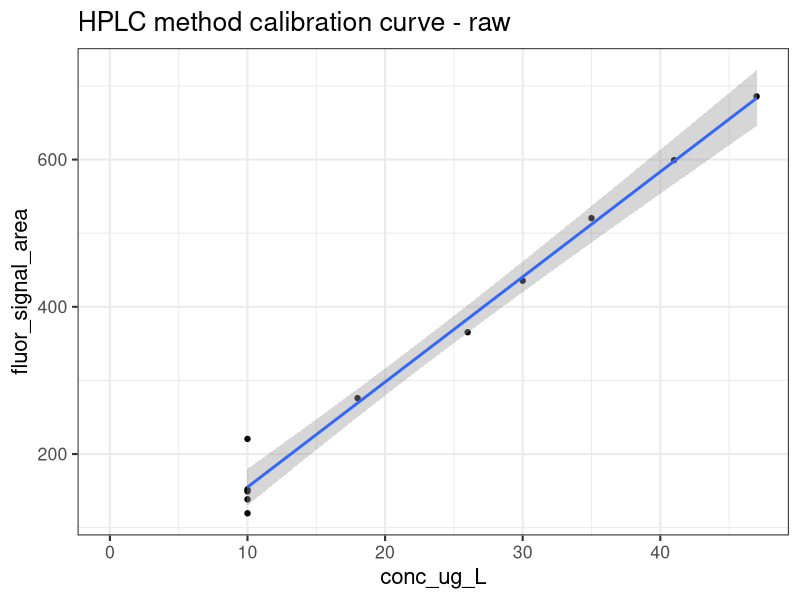
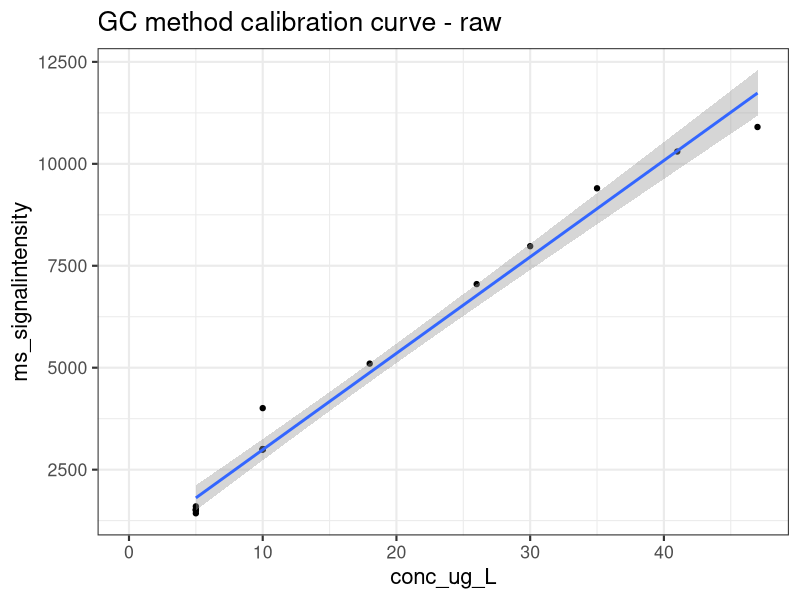
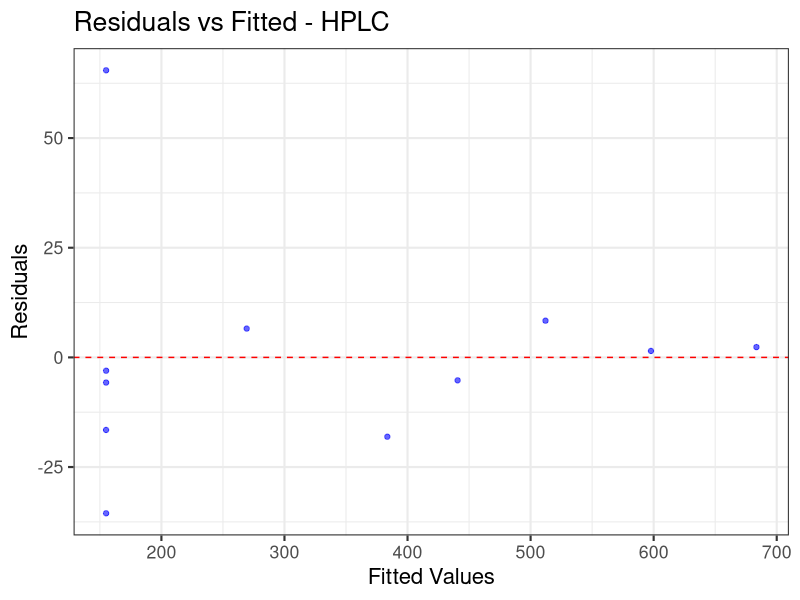
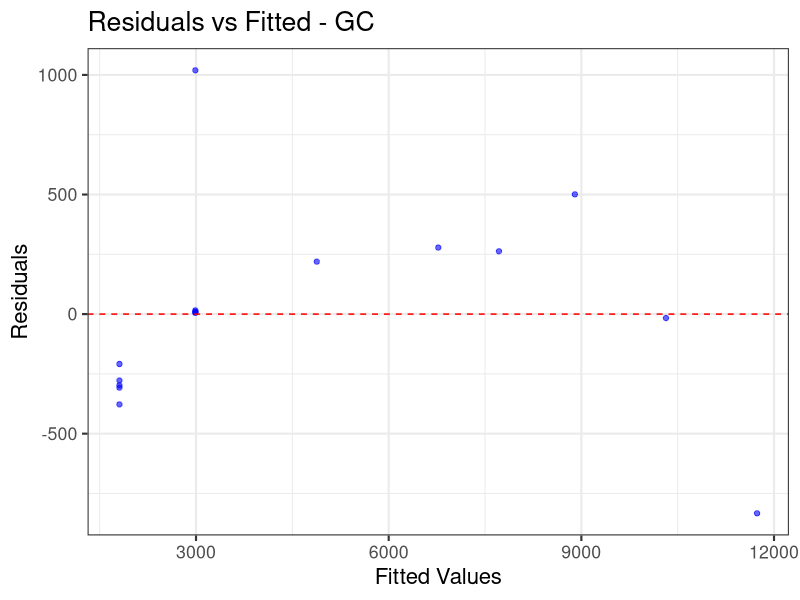
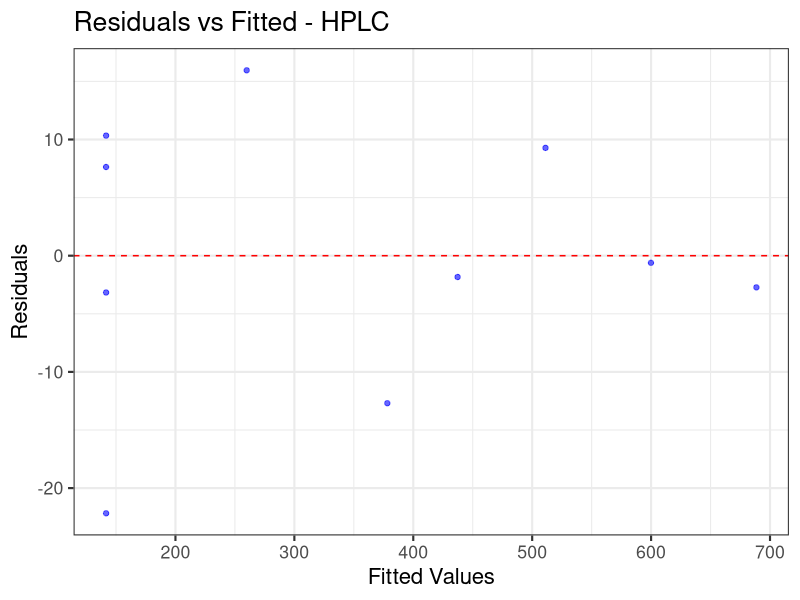
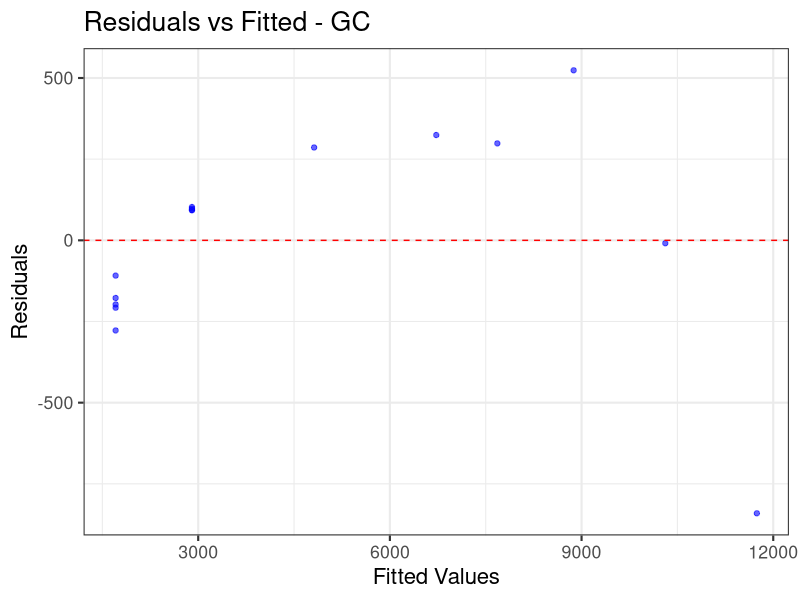
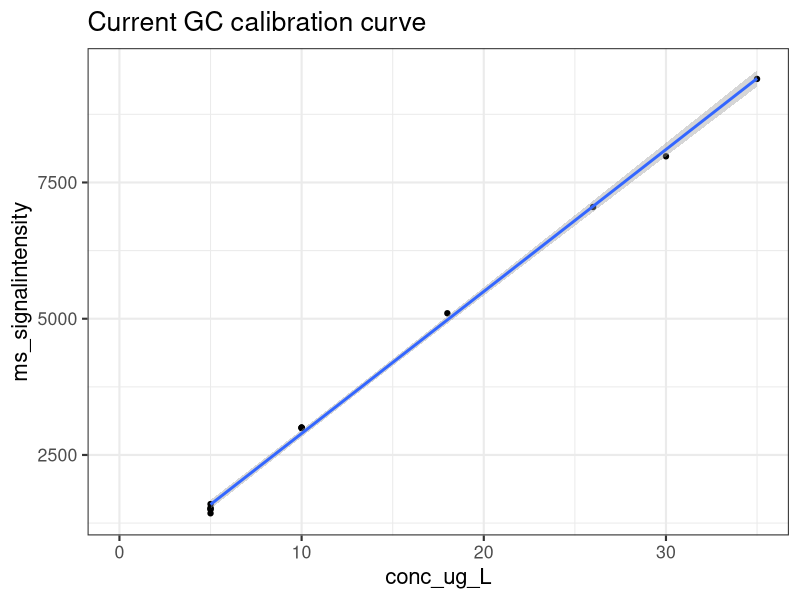
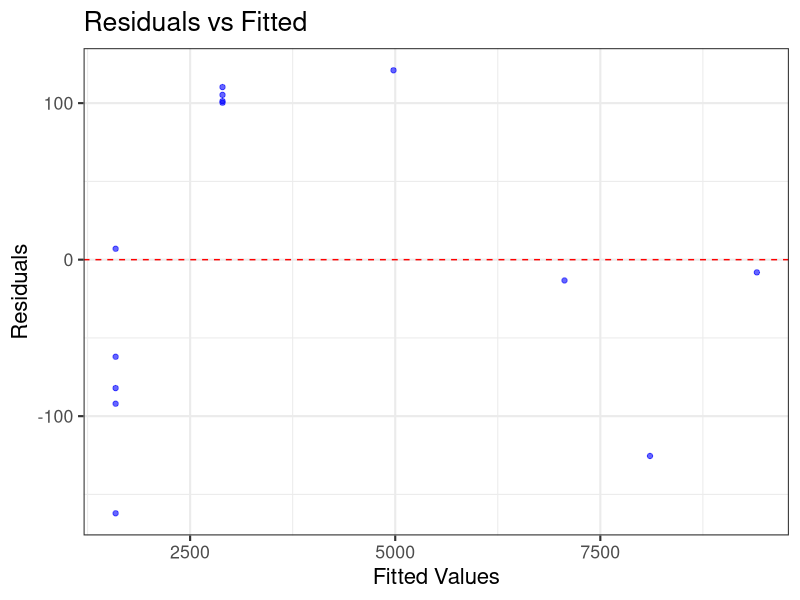

Recreate these plots in R, in order.
## ---- chunk 1
knitr::opts_chunk$set(echo = TRUE)
library("kableExtra") 
library(ggplot2)
library(tidyverse)
## ---- chunk 2
calibration <- read.csv("EC_calibration.csv")
## ---- chunk 3
# here is our calibration curve for the HPLC data
ggplot(calibration, aes(conc_ug_L, fluor_signal_area)) + 
  geom_point()+
  geom_smooth(method = "lm")+
  theme_bw(base_size = 16)+
  ggtitle("HPLC method calibration curve - raw")

# write some code here to plot the GC calibration curve!

ggplot(calibration,aes(conc_ug_L,ms_signalintensity))+geom_point()+
  geom_smooth(method = "lm")+
  theme_bw(base_size = 16)+
  ggtitle("GC method calibration curve - raw")


## ---- chunk 4
# Example using HPLC method
# We first want to fit our data with a linear model using the function lm()

fit_HPLC <- lm(fluor_signal_area ~ conc_ug_L, calibration)

#then we plot the output of the residuals calculated by that model
ggplot(fit_HPLC, aes(x = .fitted, y = .resid)) +
  geom_point(color = "blue", alpha = 0.6) +
  geom_hline(yintercept = 0, linetype = "dashed", color = "red") +
  labs(title = "Residuals vs Fitted - HPLC", x = "Fitted Values", y = "Residuals") +
  theme_bw(base_size = 16)


#now do the same for the GC method!
fit_GC <- lm(ms_signalintensity ~ conc_ug_L, calibration)
ggplot(fit_GC, aes(x = .fitted, y = .resid)) +
  geom_point(color = "blue", alpha = 0.6) +
  geom_hline(yintercept = 0, linetype = "dashed", color = "red") +
  labs(title = "Residuals vs Fitted - GC", x = "Fitted Values", y = "Residuals") +
  theme_bw(base_size = 16)

## ---- chunk 5
# HPLC method example
# We summarize the fit of our linear model with the summary() function. Then we display the results. 
mod_sum_HPLC <- summary(fit_HPLC)
mod_sum_HPLC

# Do it here for the GC method

mod_sum_GC <- summary(fit_GC)
mod_sum_GC

## ---- chunk 6

#For the HPLC calibration curve, we want to look at the lowest value when the concentration is 10 ug/L
Grubbs_HPLC <- calibration %>%
  filter(conc_ug_L == 10) %>%
  summarize(mean_HPLC = mean(fluor_signal_area), 
            sd_HPLC = sd(fluor_signal_area))

G_HPLC <- abs(220.5- Grubbs_HPLC$mean_HPLC)/Grubbs_HPLC$sd_HPLC

print(paste("The calculated G value of", round(G_HPLC, 3), "is higher than the critical value of 1.672, and thus the data point can be removed", sep = " "))

calibration[which(calibration$fluor_signal_area == 220.5), 'fluor_signal_area'] <- NA

#For the GC data, we want to look at the high value when the concentration is 10 ug/L
#do it here!

Grubbs_GC <- calibration %>%
  filter(conc_ug_L == 10) %>%
  summarize(mean_GC = mean(ms_signalintensity), 
            sd_GC = sd(ms_signalintensity))

G_GC <- abs(4009- Grubbs_GC$mean_GC)/Grubbs_GC$sd_GC

print(paste("The calculated G value of", round(G_GC, 3), "is higher than the critical value of 1.672, and thus the data point can be removed", sep = " "))

calibration[which(calibration$ms_signalintensity == 4009), 'ms_signalintensity'] <- NA
#Let's re-check our residuals plot!

# Example using HPLC method
# We first want to fit our data with a linear model using the function lm()

fit_HPLC <- lm(fluor_signal_area ~ conc_ug_L, calibration)

#then we plot the output of the residuals calculated by that model
ggplot(fit_HPLC, aes(x = .fitted, y = .resid)) +
  geom_point(color = "blue", alpha = 0.6) +
  geom_hline(yintercept = 0, linetype = "dashed", color = "red") +
  labs(title = "Residuals vs Fitted - HPLC", x = "Fitted Values", y = "Residuals") +
  theme_bw(base_size = 16)
summary(fit_HPLC)


#now do the same for the GC method!
fit_GC <- lm(ms_signalintensity ~ conc_ug_L, calibration)

ggplot(fit_GC, aes(x = .fitted, y = .resid)) +
  geom_point(color = "blue", alpha = 0.6) +
  geom_hline(yintercept = 0, linetype = "dashed", color = "red") +
  labs(title = "Residuals vs Fitted - GC", x = "Fitted Values", y = "Residuals") +
  theme_bw(base_size = 16)
summary(fit_GC)
## ---- chunk 7

#Let's try removing some of our high-concentration points that start deviating from the linear range
calibration[which(calibration$conc > 40), 'ms_signalintensity'] <- NA
ggplot(calibration %>% filter(conc_ug_L < 40), aes(conc_ug_L, ms_signalintensity)) +
  geom_point()+
  geom_smooth(method = "lm")+
  theme_bw(base_size = 16)+
  ggtitle("Current GC calibration curve")

fit_GC <- lm(ms_signalintensity ~ `conc_ug_L`, calibration %>% filter(conc_ug_L < 40))
mod_sum_GC <- summary(fit_GC)
mod_sum_GC

#residuals plot
ggplot(fit_GC, aes(x = .fitted, y = .resid)) +
  geom_point(color = "blue", alpha = 0.6) +
  geom_hline(yintercept = 0, linetype = "dashed", color = "red") +
  labs(title = "Residuals vs Fitted", x = "Fitted Values", y = "Residuals") +
  theme_bw(base_size = 16)


## ---- chunk 8
#Finalize plots to be nice for HPLC
ggplot(calibration , aes(conc_ug_L, fluor_signal_area)) + 
  geom_point()+
  geom_smooth(method = "lm")+
  labs(title = "Final HPLC Calibration Curve", x = "concentration of ethyl carbamide (\u00B5g/L)", y = "fluorescence (au)") +
  theme_bw(base_size = 16)+
  ylim(0,800)+
  xlim(5,50)

#Finalize plots to be nice for GC
#Fill in here


## ---- chunk 9
#Here is a table where we can store and sort all the data we calculate. 
limits <- tibble(
  type = c("LOD (method 1)", "LOD (method 2)", "LOQ (method 1)", "LOQ (method 2)"), 
  HPLC = as.double(1:4), 
  GC = as.double(1:4)
)

# Here is an example of the math for the HPLC method
mod_sum_HPLC <- summary(fit_HPLC)
mod_sum_HPLC
mod_sum_GC
#Calculating LOD and LOQ (method 1!)
limits[1, "HPLC"] <- round(3.3*mod_sum_HPLC$sigma/as.numeric(mod_sum_HPLC$coefficients["conc_ug_L", "Estimate"]), 3)

limits[3, "HPLC"] <- 10*mod_sum_HPLC$sigma/as.numeric(mod_sum_HPLC$coefficients["conc_ug_L", "Estimate"])

#Calculating LOD and LOQ (method 2!)
sd <- calibration %>%
  filter(conc_ug_L == 10) %>%
  select(fluor_signal_area) %>% 
  summarize(sd = sd(fluor_signal_area, na.rm = TRUE))

limits[2, "HPLC"] <- 3.3*as.numeric(sd)/as.numeric(mod_sum_HPLC$coefficients["conc_ug_L", "Estimate"])
limits[4, "HPLC"] <- 10*as.numeric(sd)/as.numeric(mod_sum_HPLC$coefficients["conc_ug_L", "Estimate"])

# Now, go do it for the GC method!

limits[1, "GC"] <- round(3.3*mod_sum_GC$sigma/as.numeric(mod_sum_GC$coefficients["conc_ug_L", "Estimate"]), 3)

limits[3, "GC"] <- 10*mod_sum_GC$sigma/as.numeric(mod_sum_GC$coefficients["conc_ug_L", "Estimate"])
sd <- calibration %>%
  filter(conc_ug_L == 5) %>%
  select(ms_signalintensity) %>% 
  summarize(sd = sd(ms_signalintensity, na.rm = TRUE))

limits[2, "GC"] <- 3.3*as.numeric(sd)/as.numeric(mod_sum_GC$coefficients["conc_ug_L", "Estimate"])
limits[4, "GC"] <- 10*as.numeric(sd)/as.numeric(mod_sum_GC$coefficients["conc_ug_L", "Estimate"])

knitr::kable(limits, caption = "All calculated limits of detection", digits = 3,  format.args = list(drop0trailing = TRUE), format = "html", col.names = c(" ", "HPLC (\u00B5g/L)", "GC (\u00B5g/L)"))%>%
  column_spec(1:ncol(limits), extra_css = "padding-left: 30px; padding-right: 30px;")

## ---- chunk 10
#First, we have to plot our standard addition curve to obtain our linear plot. 
SA <- calibration %>%
  select(SA_HPLC, spike_uL) %>%
  mutate(spike_mL = spike_uL/1000,
         x = 1400*(spike_mL/1), 
         y = SA_HPLC*(1 + spike_mL)/1)

#If we were doing this properly, we would evaluate model fit in the way we did before
ggplot(SA, aes(x, y)) + 
  geom_point()+
  geom_smooth(method = "lm")+
  theme_bw(base_size = 16) + 
  ylim(0,600)

fit <- lm(y ~ x, SA)
mod_sum_SA <- summary(fit)
mod_sum_SA

SA_conc = mod_sum_SA$coefficients[1,1]/mod_sum_SA$coefficients[2,1]
calc_conc = as.numeric((calibration[1,"SA_HPLC"]- mod_sum_HPLC$coefficients[1,1])/mod_sum_HPLC$coefficients[1,2])
calc_conc
#this is handwavy, but we will discuss more rigorous comparisons later. Ultimately, you want to do a t-test.
print(paste("The concentration determined by the standard addition is", round(SA_conc, 2), "\u00B5g/L which is similar to the concentration calculated with the calibration curve of", round(calc_conc, 2), "\u00B5g/L", sep = " "))
## ---- chunk 11

# Let's assume we are using the same wine sample as the one we used for our standard addition. One has additional ethyl carbamate that we added (recovery), and other one doesn't (spike = 0)

#Let's calculate the final concentration of ethyl carbamate for both samples using our calibration curve
SR <- calibration %>%
  filter(spike_uL == 0) %>%
  select(SA_HPLC, recovery_HPLC) %>%
    mutate(SA_HPLC = (SA_HPLC - mod_sum_HPLC$coefficients[1,1])/mod_sum_HPLC$coefficients[2,1], 
         recovery_HPLC = (recovery_HPLC - mod_sum_HPLC$coefficients[1,1])/mod_sum_HPLC$coefficients[2,1], 
         SA_HPLC = SA_HPLC*1.3*3,
         recovery_HPLC = recovery_HPLC*1.3*3) %>%
  summarise(across(where(is.numeric), ~ mean(.x, na.rm = TRUE)))

recovery = (SR$recovery_HPLC - SR$SA_HPLC)/90*100

#Again, we are not reporting our uncertainty because we will cover it soon
print(paste("Our recovery is ", round(recovery, 2), "%"))
## ---- chunk 12
unknown_HPLC <- calibration %>%
  mutate(HPLC_concA = (unknownA_HPLC - mod_sum_HPLC$coefficients[1,1])/mod_sum_HPLC$coefficients[2,1], 
         HPLC_concB = (unknownB_HPLC - mod_sum_HPLC$coefficients[1,1])/mod_sum_HPLC$coefficients[2,1]) 

unknownA_HPLC <- mean(unknown_HPLC$HPLC_concA, na.rm = TRUE)
unknownA_HPLC_wine <- unknownA_HPLC*3.3*1.3

unknown_GC <- calibration %>%
  mutate(GC_concA = (unknownA_GC - mod_sum_GC$coefficients[1,1])/mod_sum_GC$coefficients[2,1], 
         GC_concB = (unknownB_GC - mod_sum_GC$coefficients[1,1])/mod_sum_GC$coefficients[2,1]) 

unknownA_GC <- mean(unknown_GC$GC_concA, na.rm = TRUE)
unknownA_GC_wine <- unknownA_GC*3.3*1.3




print(paste("The concentration of ethyl carbamide in wine A is ", round(unknownA_HPLC, 3), " ug/L which corresponds to a concentration in the wine of", round(unknownA_HPLC_wine, 3), " ug/L"))

#Now, do the calculation on your own!

unknownB_HPLC <- mean(unknown_HPLC$HPLC_concB, na.rm = TRUE)
unknownB_HPLC_wine <- unknownB_HPLC*3.3*1.3

unknownB_GC <- mean(unknown_GC$GC_concB, na.rm = TRUE)
unknownB_GC_wine <- unknownB_GC*3.3*1.3

## ---- chunk 13
#Std deviation:
sy = mod_sum_HPLC$sigma

#slope:
m = mod_sum_HPLC$coefficients[2,1]
# #of replicate measurements:
k = 5
# #of calibration points:
n = sum(!is.na(calibration$fluor_signal_area))
# average signal of unknowns
y = as.numeric(calibration %>%
  select(unknownA_HPLC) %>%
  summarize(mean = mean(unknownA_HPLC, na.rm=TRUE)))
#average signal of calibrants:
y_cal = as.numeric(unknown_HPLC %>%
                   summarize(mean = mean(fluor_signal_area, na.rm = TRUE)))
us = as.numeric(unknown_HPLC %>%
                   filter(conc_ug_L > 7)  %>%
                   summarize(sd = sd(conc_ug_L, na.rm = TRUE)))


muA_HPLC = sy/m*sqrt((1/k) +
          (1/n) +
           (y - y_cal)^2/(m^2*us^2*(n-1)))

#This doesn't account for the dilution! We have to propagate our uncertainty from our calibration to the final concentration by accounting for dilution. 

muA_HPLC_wine <- muA_HPLC/unknownA_HPLC*unknownA_HPLC_wine

print(paste("The ethyl carbamate concentration in our sample is ", round(unknownA_HPLC, 1) , " \u00B1 ", round(muA_HPLC, 1), " \u00B5g/L from n = ", k, ", and a concentration in Wine A of", round(unknownA_HPLC_wine, 1), " \u00B1 ", round(muA_HPLC_wine, 1), " \u00B5g/L from n = ", k, sep = " "))

#now do it yourself for wine B!
#slope:
m = mod_sum_HPLC$coefficients[2,1]
# #of replicate measurements:
k = 5
# #of calibration points:
n = sum(!is.na(calibration$fluor_signal_area))
# average signal of unknowns
y = as.numeric(calibration %>%
  select(unknownB_HPLC) %>%
  summarize(mean = mean(unknownB_HPLC, na.rm=TRUE)))
#average signal of calibrants:
y_cal = as.numeric(unknown_HPLC %>%
                   summarize(mean = mean(fluor_signal_area, na.rm = TRUE)))
us = as.numeric(unknown_HPLC %>%
                   filter(conc_ug_L > 7)  %>%
                   summarize(sd = sd(conc_ug_L, na.rm = TRUE)))


muB_HPLC = sy/m*sqrt((1/k) +
          (1/n) +
           (y - y_cal)^2/(m^2*us^2*(n-1)))
muB_HPLC_wine <- muB_HPLC/unknownB_HPLC*unknownB_HPLC_wine
print(paste("The ethyl carbamate concentration in our sample is ", round(unknownB_HPLC, 1) , " \u00B1 ", round(muB_HPLC, 1), " \u00B5g/L from n = ", k, ", and a concentration in Wine B of", round(unknownB_HPLC_wine, 1), " \u00B1 ", round(muB_HPLC_wine, 1), " \u00B5g/L from n = ", k, sep = " "))

## ---- chunk 14

CI_HPLC_wineA <- muA_HPLC_wine*3.182


print(paste("The ethyl carbamate concentration in Wine A is ", round(unknownA_HPLC_wine, 1) , " \u00B5g/L, 95% CI [", round(unknownA_HPLC_wine-CI_HPLC_wineA, 1), ",", round(unknownA_HPLC_wine+CI_HPLC_wineA, 1), "]" , sep = ""))

# your turn for WineB
CI_HPLC_wineB <- muB_HPLC_wine*3.182

## ---- chunk 15


#slope:
mGC = mod_sum_GC$coefficients[2,1]
# #of replicate measurements:
kGC = 5
# #of calibration points:
nGC = sum(!is.na(calibration$ms_signalintensity))
# average signal of unknowns
yGC = as.numeric(calibration %>%
  select(unknownB_GC) %>%
  summarize(mean = mean(unknownB_GC, na.rm=TRUE)))
#average signal of calibrants:
yGC_cal = as.numeric(unknown_GC %>%
                       summarize(mean = mean(ms_signalintensity, na.rm = TRUE)))
usGC = as.numeric(unknown_GC %>%
                   filter(conc_ug_L > 7)  %>%
                   summarize(sd = sd(conc_ug_L, na.rm = TRUE)))



muA_GC = sy/m*sqrt((1/k) +
          (1/n) +
           (y - y_cal)^2/(m^2*us^2*(n-1)))
muA_GC_wine <- muA_GC/unknownA_GC*unknownA_GC_wine

muB_GC = sy/m*sqrt((1/k) +
          (1/n) +
           (y - y_cal)^2/(m^2*us^2*(n-1)))
muB_GC_wine <- muB_GC/unknownB_GC*unknownB_GC_wine



CI_GC_wineA <- muA_GC_wine*3.182
CI_GC_wineB <- muB_GC_wine*3.182





## ---- chunk 16
#Let's calculate the F value for Wine A

F_wineA = muA_HPLC_wine^2/muA_GC_wine^2
print(paste("The calculated F value of", round(F_wineA, 2), "is lower that the F table value of 6.39, so the standard deviations are not significantly different", sep = " "))

#Now do it for wine B!
F_wineB = muB_HPLC_wine^2/muB_GC_wine^2

## ---- chunk 17
F_HPLC = muB_HPLC_wine^2/muA_HPLC_wine^2
print(paste("The calculated F value of", round(F_HPLC, 2), "is lower that the F table value of 6.39, so the standard deviations are not significantly different", sep = " "))

#you do it for the GC
F_GC = muB_GC_wine^2/muA_GC_wine^2
## ---- chunk 18
t_wineA = abs(unknownA_HPLC_wine - unknownA_GC_wine)*sqrt(5*5/(5+5))/sqrt((muA_HPLC_wine^2*4+ muA_GC_wine^2*4)/(8))
print(paste("The calculated t value of", round(t_wineA, 2), "is higher that the t-table value of 2.306, so the means are significantly different", sep = " "))

#Now, you do it for WineB!
t_wineB = abs(unknownB_HPLC_wine - unknownB_GC_wine)*sqrt(5*5/(5+5))/sqrt((muB_HPLC_wine^2*4+ muB_GC_wine^2*4)/(8))

## ---- chunk 19
t_HPLC = abs(unknownA_HPLC_wine - unknownB_HPLC_wine)*sqrt(5*5/(5+5))/sqrt((muA_HPLC_wine^2*4+ muB_HPLC_wine^2*4)/(8))
print(paste("The calculated t value of", round(t_HPLC, 2), "is higher that the t-table value of 2.306, so the means are significantly different", sep = " "))

#you do it for the GC
t_GC = abs(unknownA_GC_wine - unknownB_GC_wine)*sqrt(5*5/(5+5))/sqrt((muA_GC_wine^2*4+ muB_GC_wine^2*4)/(8))

## ---- chunk 20

#This is what we calculate
print(paste("The F-test value comparing wine A and B as measured by the GC is", round(F_GC, 3), "and the t-test result is", round(t_GC, 3), "which indicates the means are statistically different, but the standard deviations are not.", sep = " "))

#this is how we have to do it in R - using our replicates as independent values
var.test(calibration$unknownA_GC,calibration$unknownB_GC)
t.test(calibration$unknownA_GC,calibration$unknownB_GC, var.equal = TRUE)
## ---- chunk 21
#These are currently referenced for my specific functions in my answer sheet. There may be a mistake here if you used different names!
all_data <- data.frame(
  Value = c("slope",
          "s slope",
          "intercept",
          "s intercept",
          "LOD (method 1)", 
          "LOQ (method 1)",
          "LOD (method 2)", 
          "LOQ (method 2)", 
          "wine A (\u00B5g/L)",
          "wine A uncertainty (\u00B5g/L)",
          "wine A confidence interval (\u00B5g/L)",
          "wine B (\u00B5g/L)",
          "wine B uncertainty (\u00B5g/L)",
          "wine B confidence interval (\u00B5g/L)"), 
  HPLC = c(round(mod_sum_HPLC$coefficients["conc_ug_L", "Estimate"], 1), 
           round(mod_sum_HPLC$coefficients["conc_ug_L", "Std. Error"], 1), 
           round(mod_sum_HPLC$coefficients["(Intercept)", "Estimate"], 1), 
           round(mod_sum_HPLC$coefficients["(Intercept)", "Std. Error"], 1), 
           as.numeric(limits[1, "HPLC"]), 
           as.numeric(limits[3, "HPLC"]), 
           as.numeric(limits[2, "HPLC"]), 
           as.numeric(limits[4, "HPLC"]), 
           round(unknownA_HPLC_wine,1), 
           round(muA_HPLC_wine,1), 
           round(CI_HPLC_wineA, 1), 
           unknownB_HPLC_wine, 
           muB_HPLC_wine, 
           CI_HPLC_wineB), 
  GC =   c(mod_sum_GC$coefficients["conc_ug_L", "Estimate"], 
           mod_sum_GC$coefficients["conc_ug_L", "Std. Error"], 
           mod_sum_GC$coefficients["(Intercept)", "Estimate"], 
           mod_sum_GC$coefficients["(Intercept)", "Std. Error"], 
           as.numeric(limits[1, "GC"]), 
           as.numeric(limits[3, "GC"]), 
           as.numeric(limits[2, "GC"]), 
           as.numeric(limits[4, "GC"]), 
           unknownA_GC_wine, 
           muA_GC_wine, 
           CI_GC_wineA, 
           unknownB_GC_wine, 
           muB_GC_wine, 
           CI_GC_wineB)
)

knitr::kable(all_data, caption = "All data summarized", digits = 1,  format.args = list(drop0trailing = TRUE), format = "html")%>%
  column_spec(1:ncol(all_data), extra_css = "padding-left: 15px; padding-right: 15px;")
